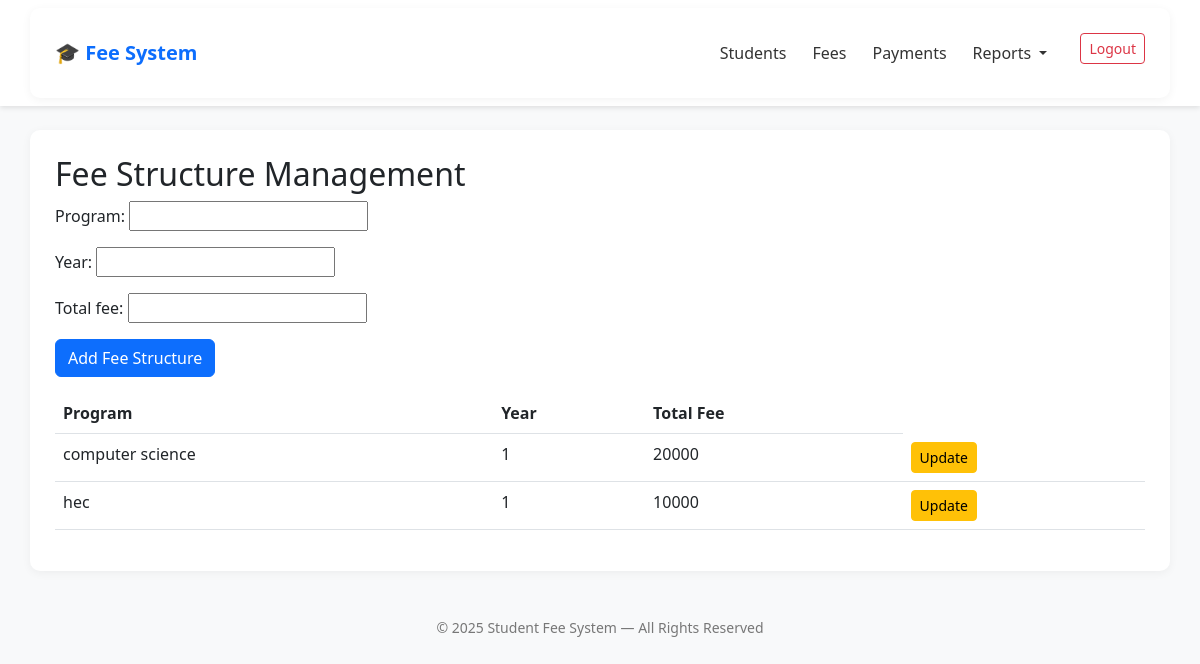
The page /fees/ (signed in) on the database as committed earlier.
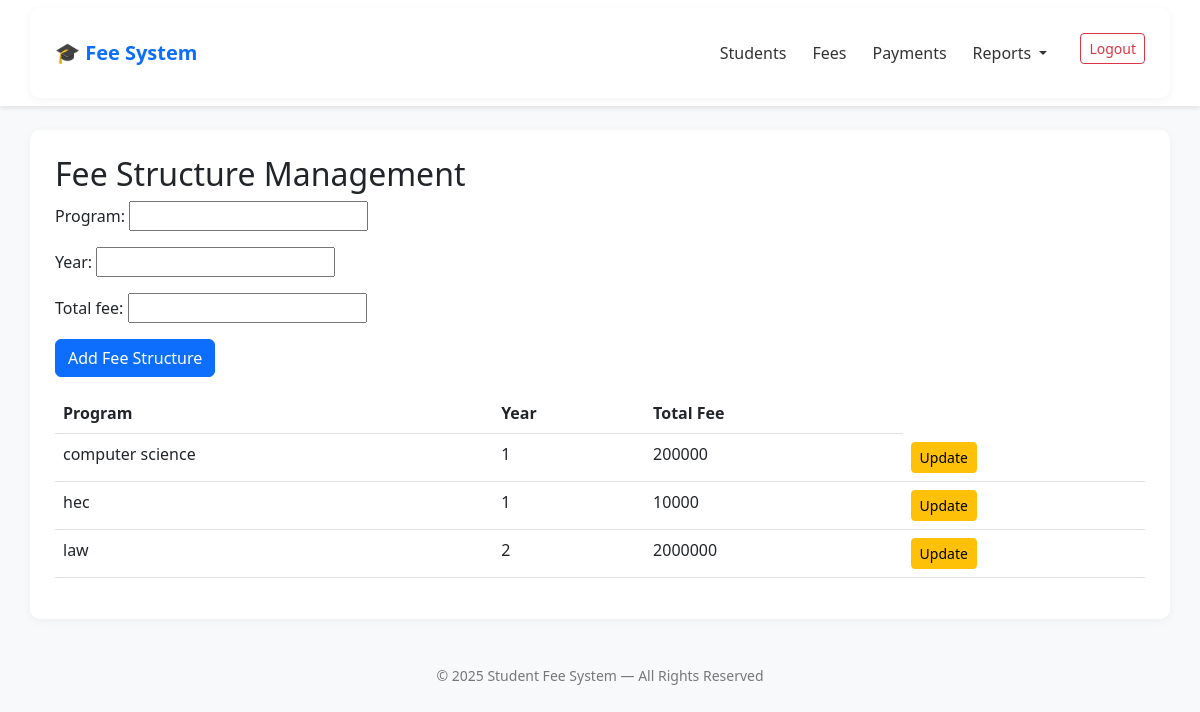
The same page on the database as committed later.
### management/models.py (models this page shows, shortened)
class FeeStructure(models.Model):
    program = models.CharField(max_length=100)
    year = models.PositiveIntegerField(validators=[MinValueValidator(1)])
    total_fee = models.PositiveIntegerField(validators=[MinValueValidator(0)])
    class Meta:
        unique_together = ['program', 'year']  # No duplicate program/year combos

### management/views.py (the view, shortened to what this page needs)
# urls.py: path('fees/', views.FeeStructureListView.as_view(), name='fee_structure_list'),
class FeeStructureListView(LoginRequiredMixin, ListView):
    model = FeeStructure
    template_name = 'management/fee_structure_list.html'
    context_object_name = 'fees'
    def get_context_data(self, **kwargs):
        context = super().get_context_data(**kwargs)
        context['form'] = FeeStructureForm()  # Empty form for GET
        return context

### management/forms.py
class FeeStructureForm(forms.ModelForm):
    class Meta:
        model = FeeStructure
        fields = ['program', 'year', 'total_fee']
        widgets = {
            'year': forms.NumberInput(attrs={'min': 1}),
            'total_fee': forms.NumberInput(attrs={'min': 0}),
        }

### templates/management/fee_structure_list.html (shortened to what this page needs)
{% extends 'base.html' %}
{% block content %}
<h2>Fee Structure Management</h2>
<form method="post">
    {{ form.as_p }}
    <button type="submit" class="btn btn-primary">Add Fee Structure</button>
</form>
<table class="table mt-3">
    <thead>
        <tr>
            <th>Program</th><th>Year</th><th>Total Fee</th>
        </tr>
    </thead>
    <tbody>
        {% for fee in fees %}
        <tr>
            <td>{{ fee.program }}</td>
            <td>{{ fee.year }}</td>
            <td>{{ fee.total_fee }}</td>
            <td>
                <a href="{% url 'fee_update' fee.pk %}" class="btn btn-sm btn-warning">Update</a>
            </td>
        </tr>
        {% empty %}
        <tr><td colspan="3">No fee structures yet.</td></tr>
        {% endfor %}
    </tbody>
</table>
{% endblock %}

Rows that differ between the two databases and show on the page:
changed FeeStructure "computer science": total_fee "20000" → "200000"
added FeeStructure: program "law", year "2", total_fee "2000000"
